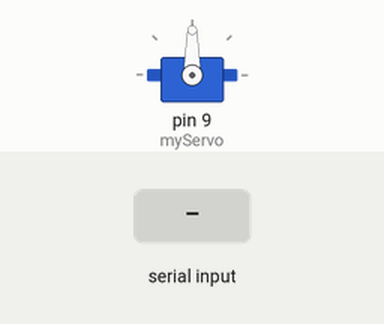
The sketch below on a simulated Arduino Uno, built with avr-gcc and run on an emulated ATmega328P. Parts: servo. The test bench sets the inputs (shaded band).

Above: at 1.2 s.
1.3 s: byte 30 received over Serial
At 2.1 s:
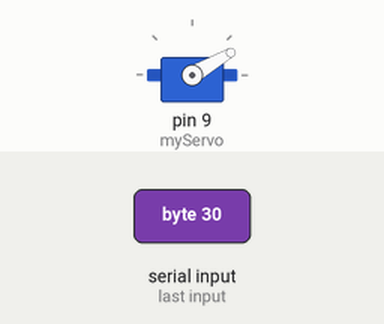
2.8 s: byte 120 received over Serial
At 3.2 s:
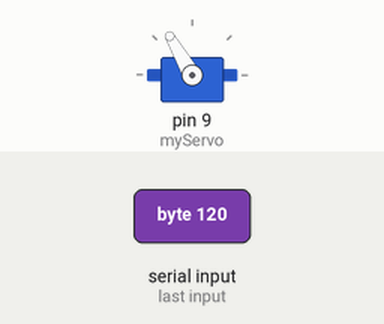
Timing chart, 0 to 5.8 s (numbered marks = the images above; inputs shaded):
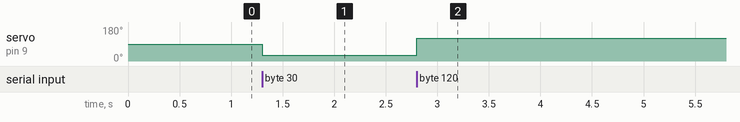

The sketch:

Arduino_servo_through_serial.ino
```cpp
// Mohammad Safeea, 1st-April-2020
// Controlling Servo motor thorugh UART command

// Note, the wiring colors for SG90 servo:
//  -Brown GND
//  -Red +5v
//  -Yellow is command signal (attached to pin 9 in this sketch)

#include <Servo.h>

Servo myServo;  // create a servo object

void setup() {
  // put your setup code here, to run once:
  myServo.attach(9); // attaches the servo on pin 9 to the servo object
  Serial.begin(9600);
}

void loop() {
  // put your main code here, to run repeatedly:
  if (Serial.available()) {
    int inByte = Serial.read();
    int angle=inByte; // angle command from 0 to 180 degrees
    myServo.write(angle);
  }
}
```

Measured:
- after the input at 1.3 s, servo on pin 9 (myServo): 90° → 30° at once
- after the input at 2.8 s, servo on pin 9 (myServo): 30° → 120° at once
